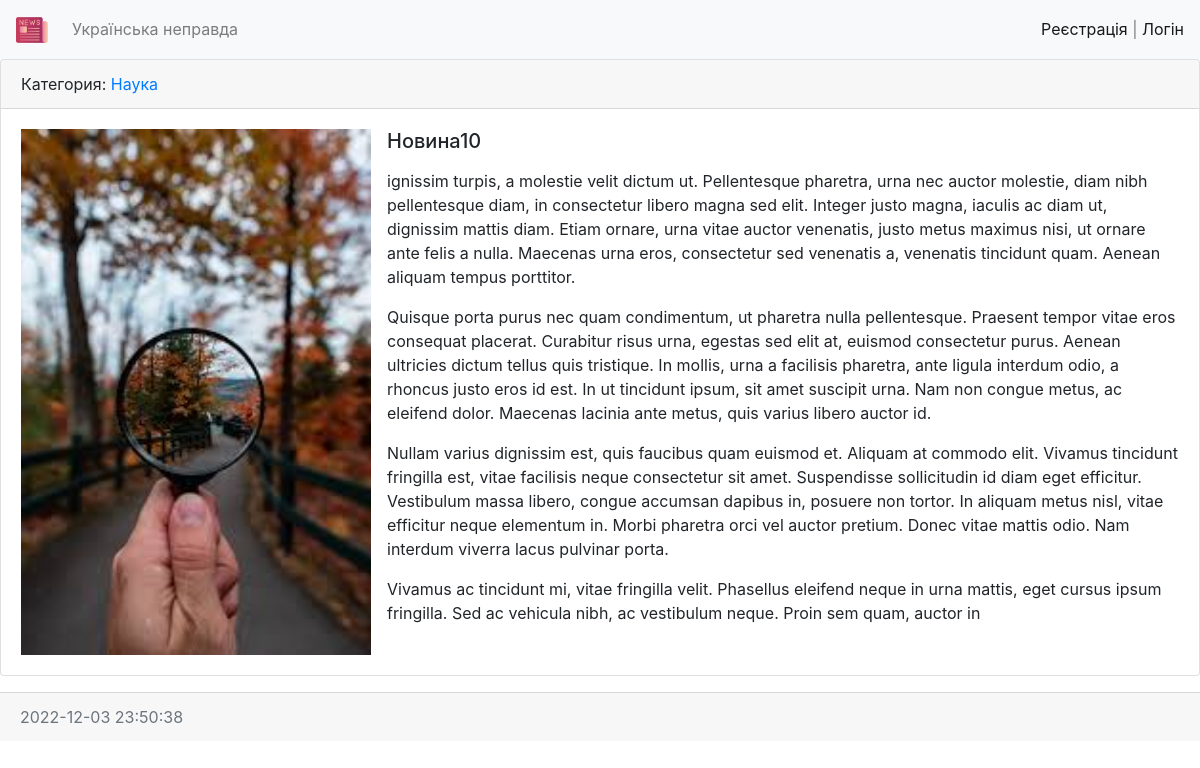
/news/33/, run on the app's committed database.
### news/models.py (models this page shows, shortened)
class News(models.Model):
    title = models.CharField(max_length=150, verbose_name='Назва')
    content = models.TextField(blank=True, verbose_name='Вміст')
    created_at = models.DateTimeField(auto_now_add=True, verbose_name='Дата створення')
    updated_at = models.DateTimeField(auto_now=True, verbose_name='Дата оновлення')
    photo = models.ImageField(upload_to='photo/%Y/%m/%d', verbose_name='фото', blank=True)
    is_published = models.BooleanField(default=False, verbose_name='опубліковано')
    category = models.ForeignKey('Category', on_delete=models.PROTECT, null=True, verbose_name='категорія')
    views = models.IntegerField(default=0)
    class Meta:
        verbose_name = 'Новина'
        verbose_name_plural = 'Новини'
        ordering = ['-created_at']

class Category(models.Model):
    title = models.CharField(max_length=150, db_index=True, verbose_name='Категорія')
    def get_absolute_url(self):
        return reverse('category', kwargs={'category_id': self.pk})
    def __str__(self):
        return self.title
    class Meta:
        verbose_name = 'Категорія'
        verbose_name_plural = 'Категорії'
        ordering = ['title']

### news/views.py (the view)
# urls.py: path('news/<int:pk>/', ViewNews.as_view(), name='view_news'),
class ViewNews(DetailView):
    model = News
    context_object_name = 'news_item'

### news/templates/news/news_detail.html (shortened to what this page needs)
{% extends 'base.html' %}
{% block content %}
<div class="card mb-3">
    <div class="card-header">
        Категория: <a href="{{ news_item.category.get_absolute_url }}">{{ news_item.category }}</a>
    </div>
    <div class="card-body">
        {% if news_item.photo %}
            <img src="{{ news_item.photo.url }}" alt="" width="350" class="float-left mr-3">
        {% else %}
            <img src="https://picsum.photos/id/1060/350/235/?blur=2" alt="" class="float-left mr-3">
        {% endif %}
        <h5 class="card-title">{{ news_item.title }}</h5>
        <p class="card-text">{{ news_item.content|safe|linebreaks }}</p>
    </div>
    </div>
    <div class="card-footer text-muted">
        {{ news_item.created_at|date:"Y-m-d H:i:s" }}
    </div>
{% endblock %}

### data on the page
News: category "Наука", photo (picture), title "Новина10", content "ignissim turpis, a molestie velit dictum ut. Pellentesque pharetra, urna nec auctor molestie, diam nibh pellentesque diam, in consectetur libero magna sed elit. Integer justo magna, iaculis ac diam ut, dignissim mattis diam. Etiam ornare, urna vitae auctor venenatis, justo metus maximus nisi, ut ornare ante felis a nulla. Maecenas urna eros, consectetur sed venenatis a, venenatis tincidunt quam. Aenean aliquam tempus porttitor. Quisque porta purus nec quam condimentum, ut pharetra nulla pellentesque. Praesent tempor vitae eros consequat placerat. Curabitur risus urna, egestas sed elit at, euismod consectetur purus. Aenean ultricies dictum tellus quis tristique. In mollis, urna a facilisis…", created_at "2022-12-03 23:50:38"
